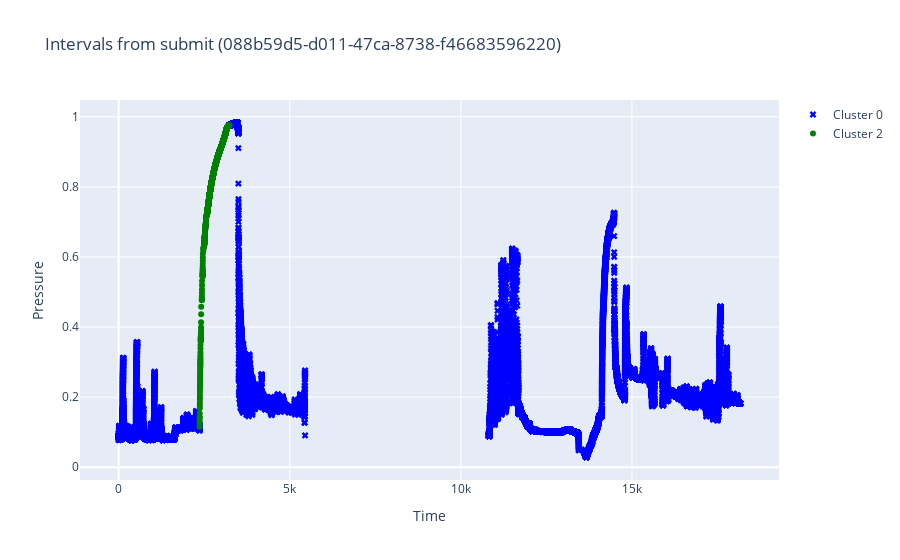

Write notebook code for a chart like this one.
### Markdown cell above
## Обработанная кластеризация

### Code cell
plot_data_from_submit(clust_df, filename, SUBMIT_OUTPUT_PATH)

### Figure 1 — Plotly figure (JSON) as saved in the notebook; plotly's stock layout.template omitted (floating-point values rounded to 4 significant figures; data arrays with more than 128 entries replaced by an {"elided": "..."} marker saying what was removed)
{"data": [{"marker": {"color": "blue", "size": 6, "symbol": "x"}, "mode": "markers", "name": "Cluster 0", "type": "scatter", "x": {"elided": "43547 float values"}, "y": {"elided": "43547 float values"}}, {"marker": {"color": "green", "size": 6, "symbol": "circle"}, "mode": "markers", "name": "Cluster 2", "type": "scatter", "x": {"elided": "3608 float values"}, "y": {"elided": "3608 float values"}}], "layout": {"showlegend": true, "title": {"text": "Intervals from submit (088b59d5-d011-47ca-8738-f46683596220)"}, "xaxis": {"title": {"text": "Time"}}, "yaxis": {"title": {"text": "Pressure"}}}}
